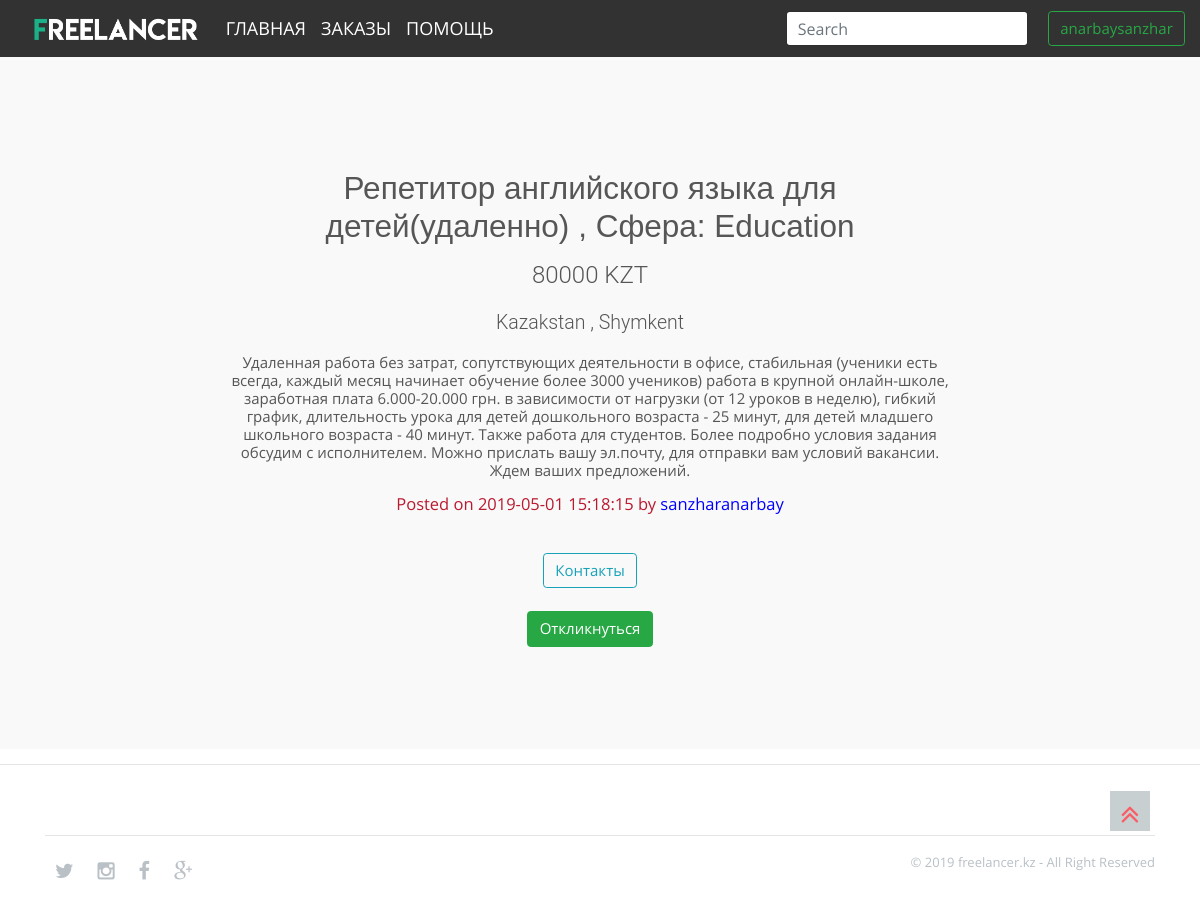
The page /seeorder.php?id=37 (signed in) on the database its author committed.
### tables this page shows
CREATE TABLE `vacancies` (
  `v_id` int(11) NOT NULL,
  `user_id` int(11) NOT NULL,
  `profession_id` int(11) NOT NULL,
  `vacancy_name` varchar(255) NOT NULL,
  `requirements` longtext NOT NULL,
  `price` int(11) NOT NULL,
  `v_country` int(11) NOT NULL,
  `v_state` int(11) NOT NULL,
  `v_city` varchar(255) NOT NULL,
  `v_statusid` int(11) NOT NULL,
  `post_date` timestamp NOT NULL DEFAULT CURRENT_TIMESTAMP ON UPDATE CURRENT_TIMESTAMP
);

CREATE TABLE `professions` (
  `p_id` int(11) NOT NULL,
  `name` varchar(255) NOT NULL
);

CREATE TABLE `countries` (
  `country_id` int(11) NOT NULL,
  `country_name` varchar(30) NOT NULL
);

CREATE TABLE `cities` (
  `city_id` int(11) NOT NULL,
  `city_name` varchar(30) NOT NULL,
  `state_id` int(11) NOT NULL
);

CREATE TABLE `users` (
  `id` int(11) NOT NULL,
  `u_lastname` varchar(255) NOT NULL,
  `u_firstname` varchar(255) NOT NULL,
  `email` varchar(255) NOT NULL,
  `username` varchar(255) NOT NULL,
  `u_phonenumber` varchar(50) NOT NULL,
  `u_country` varchar(255) NOT NULL,
  `u_state` varchar(255) NOT NULL,
  `u_city` varchar(255) NOT NULL,
  `password` varchar(255) NOT NULL,
  `roleid` int(11) NOT NULL
);

### seeorder.php (the view, shortened to what this page needs)
<?php
  if (isset($_SESSION['username'])  && ($_SESSION['role_id']== 4)) {
?>
<!doctype html>
 <html class="no-js" lang="">
    <head>
        <link rel="stylesheet" href="assets/css/bootstrap.css" type="text/css">
        <link rel="stylesheet" href="assets/css/plugins.css" />
        <link rel="stylesheet" href="assets/css/opensans-web-font.css" />
        <link rel="stylesheet" href="assets/css/montserrat-web-font.css" />
        <link rel="stylesheet" href="assets/css/font-awesome.min.css" type="text/css">
        <link rel="stylesheet" href="assets/css/style.css" type="text/css">
         <link rel="stylesheet" href="assets/css/pagination.css" type="text/css">
        <link rel="stylesheet" href="assets/css/responsive.css" type="text/css">
    </head>
    <body>
         <nav class="navbar navbar-expand-md  fixed-top mainmenu">
  <a class="navbar-brand" href="index.php"><img src="assets/images/logo2.png" height="30" alt="Logo"> </a>
  <div class="collapse navbar-collapse" id="navbarCollapse">
    <ul class="navbar-nav mr-auto">
      <li class="nav-item active">
        <a class="nav-link" href="index.php">Главная <span class="sr-only">(current)</span></a>
      </li>
      <li class="nav-item">
        <a class="nav-link" href="vacancies.php">Заказы</a>
      </li>
      <li class="nav-item">
        <a class="nav-link" href="help.php">Помощь</a>
      </li>
		</ul>
    <form class="form-inline">
      <input class="form-control searchbox" type="text" placeholder="Search" aria-label="Search">
    </form>
    <div class="content">
    	<div class="dropdown">
  <button class="btn btn-outline-success"><?php echo $_SESSION['username']; ?></button>
</div>
	</div>
  </div>
</nav>
        <section id="vacancies" class="sections">
        <div class="container">
<br>
<br>
<?php
include 'db.php';
$statusid = 3;
 if(isset($_GET['id'])&&is_numeric($_GET['id'])){
$query = $connection->prepare(" SELECT v.v_id, v.user_id, v.profession_id,  v.vacancy_name,v.requirements, v.price,v.v_country, v.v_state, v.v_city, v.v_statusid,  v.post_date, p.p_id, p.name, u.id, u.username, u.u_lastname, u.u_firstname, u.email, u.u_phonenumber, c.country_id, c.country_name, ci.city_id, ci.city_name, s.s_id, s.status
                     FROM vacancies v
                     LEFT OUTER JOIN professions p  ON p.p_id = v.profession_id
                     LEFT OUTER JOIN users u  ON u.id = v.user_id
                     LEFT OUTER JOIN countries c  ON c.country_id = v.v_country
                     LEFT OUTER JOIN cities ci  ON ci.city_id = v.v_city
                     LEFT OUTER JOIN status s   ON s.s_id = v.v_statusid
                     WHERE v.v_id = :id AND v.v_statusid = :status_id
                     LIMIT 1") or die($mysqli->error);
    $query->execute(array('id'=>$_GET['id'], 'status_id'=>$statusid));
    $vacancy = $query->fetch();
}
?>
<br>
<br>
<center>
<div class="row">
      <div class="col-md-8 cards">
      <div class="text-center">
      <?php
if(isset($vacancy)&&$vacancy!=null){
?>
<h3>   <?php  echo $vacancy['vacancy_name']. " , Сфера: ".$vacancy['name']; ?></h3>
    <h4>   <?php  echo $vacancy['price']. " ". "KZT" ; ?> </h4>
    <h5>  <?php  echo $vacancy['country_name']; ?> ,  <?php  echo $vacancy['city_name']; ?></h5>
    <h6>  <?php  echo $vacancy['requirements']; ?></h6>
    <p style="color:#ba1a2f;">  Posted on <?php echo $vacancy['post_date'] ; ?> by <span style="color:blue;"><?php echo $vacancy['username'] ; ?></span></p>
    <br>
    <button id="info" class="btn btn-outline-info">Контакты</button><br><br>
    <form action="to_respond_vacancy.php" method="post">
    <button type="submit" class="btn btn-success btn-md" name="respond_vacancy"> Откликнуться</button>
    </form>
    <br>
<?php
}else{
echo  "<h1> 404 VACANCY NOT FOUND!!!   </h1>";
}
?>
    </div>
  </div>
  </div>
  </center>
  </div>
 </section>
    <hr>
    <?php }else{
  header("location:404.php");
}
  ?>
		<div class="scroll-top">
			<div class="scrollup">
				<i class="fa fa-angle-double-up"></i>
			</div>
		</div>
        <footer>
            <div class="container">
			<hr>
            	<div class="row">
            		<div class="col-md-6 col-sm-6 col-xs-12">
						<div class="social-network">
							<a href="#"><i class="fa fa-twitter"></i></a>
							<a href="#"><i class="fa fa-instagram"></i></a>
							<a href="#"><i class="fa fa-facebook"></i></a>
							<a href="#"><i class="fa fa-google-plus"></i></a>
						</div>
					</div>
            		<div class="col-md-6 col-sm-6 col-xs-12">
						<div class="copyright">
							<p>© 2019 freelancer.kz - All Right Reserved</p>
						</div>
					</div>
            	</div>
            </div>
        </footer>
    </body>
</html>

### assets/css/style.css (style rules this page uses)
html, body { background-color: #ffffff; font-size: 15px; color: #565656; width: 100%; padding: 0; margin-left: 0; margin-right: 0; font-family: 'open_sansregular'; font-weight: 300; }
img { -moz-user-select: none; -webkit-user-select: none; -ms-user-select: none; user-select: none; -webkit-user-drag: none; user-drag: none; }
a, a:hover, a:active, a:focus { text-decoration: none; outline: none; }
a, button, a span { -webkit-transition: 0.2s ease-in-out; -o-transition: 0.2s ease-in-out; transition: 0.2s ease-in-out; }
*, *:before, *:after { -webkit-box-sizing: border-box; -moz-box-sizing: border-box; box-sizing: border-box; }
p { margin: 0 0 15px; }
ol, ul { list-style: none; padding: 0; }
img { max-width: 100%; }
textarea, input[type="text"], input[type="password"], input[type="datetime"], input[type="datetime-local"], input[type="date"], input[type="month"], input[type="time"], input[type="week"], input[type="number"], input[type="email"], input[type="url"], input[type="search"], input[type="tel"], input[type="color"], .uneditable-input { outline: none; }
.form-control { border: 1px solid rgba(0, 0, 0, 0.08); font-size: 16px; height: 45px; }
h1, h2, h3 { font-family: 'Lane', sans-serif; font-weight: 300; margin: 0; }
h4, h5 { font-family: 'roboto', sans-serif; font-weight: 300; margin: 0; line-height: 2rem; }
h3 { font-weight: 300; margin-bottom: .9rem; font-size: 2.1rem; line-height: 2.5rem; }
h4 { font-size: 1.6rem; line-height: 2.2rem; margin-bottom: 1.1rem; }
h5 { font-size: 1.3rem; margin-bottom: 1rem; }
h6 { font-size: 1rem; margin-bottom: .9rem; }
p { line-height: 1.5rem; font-size: 1.1rem; color:#9aa0ab; }
p:last-child { margin-bottom: 0px; }
.sections { padding-top: 80px; padding-bottom: 80px; position: relative; overflow: hidden; }
footer { padding:40px 0; }
section:nth-of-type(odd) { background-color: #F9F9F9; }
.mainmenu { background-color:rgba(50, 50, 50, 1); border-color:transparent; }
.mainmenu .navbar-brand { padding: 0px 0px; }
.navbar-brand img { margin-top: 0px; padding-left: 15px; }
.navbar-nav { padding-top: 0px; }
.mainmenu .navbar-nav li a { text-transform:uppercase; font-size:14px; color:#263742; }
.mainmenu .navbar-nav li a { color:#fff; font-size:18px; transition:.3s ease-in-out; }
.social-network a i { margin:10px; color:#b9c0c6; font-size:20px; transition:.3s ease-in-out; -webkit-transition:.3s ease-in-out; -moz-transition:.3s ease-in-out; }
.copyright p { font-size:13px; color:#b9c0c6; text-align:right; }
.scrollup { width:40px; height:40px; text-align:center; color:#fa5c65; font-size:30px; background:#c8cfd0; position:fixed; bottom:100px; right:50px; font-weight:bold; }

### seeorder.php (style rules this page uses)
.dropdown { position: relative; display: inline-block; }
.searchbox { height:35px; margin-right:20px; }
.cards { margin-left:180px; }

### rows shown on the page
vacancies: vacancy_name "Репетитор английского языка для детей(удаленно)", profession.name "Education", price "80000", countries.country_name "Kazakstan", cities.city_name "Shymkent", requirements "Удаленная работа без затрат, сопутствующих деятельности в офисе, стабильная (ученики есть всегда, каждый месяц начинает обучение более 3000 учеников) работа в крупной онлайн-школе, заработная плата 6.000-20.000 грн. в зависимости от нагрузки (от 12 уроков в неделю), гибкий график, длительность урока для детей дошкольного возраста - 25 минут, для детей младшего школьного возраста - 40 минут. Также работа для студентов. Более подробно условия задания обсудим с исполнителем. Можно прислать вашу эл.почту, для отправки вам условий вакансии. Ждем ваших предложений.", post_date "2019-05-01 15:18:15", user.username "sanzharanarbay"

### other values the page prints
$_SESSION['username'] "anarbaysanzhar"
